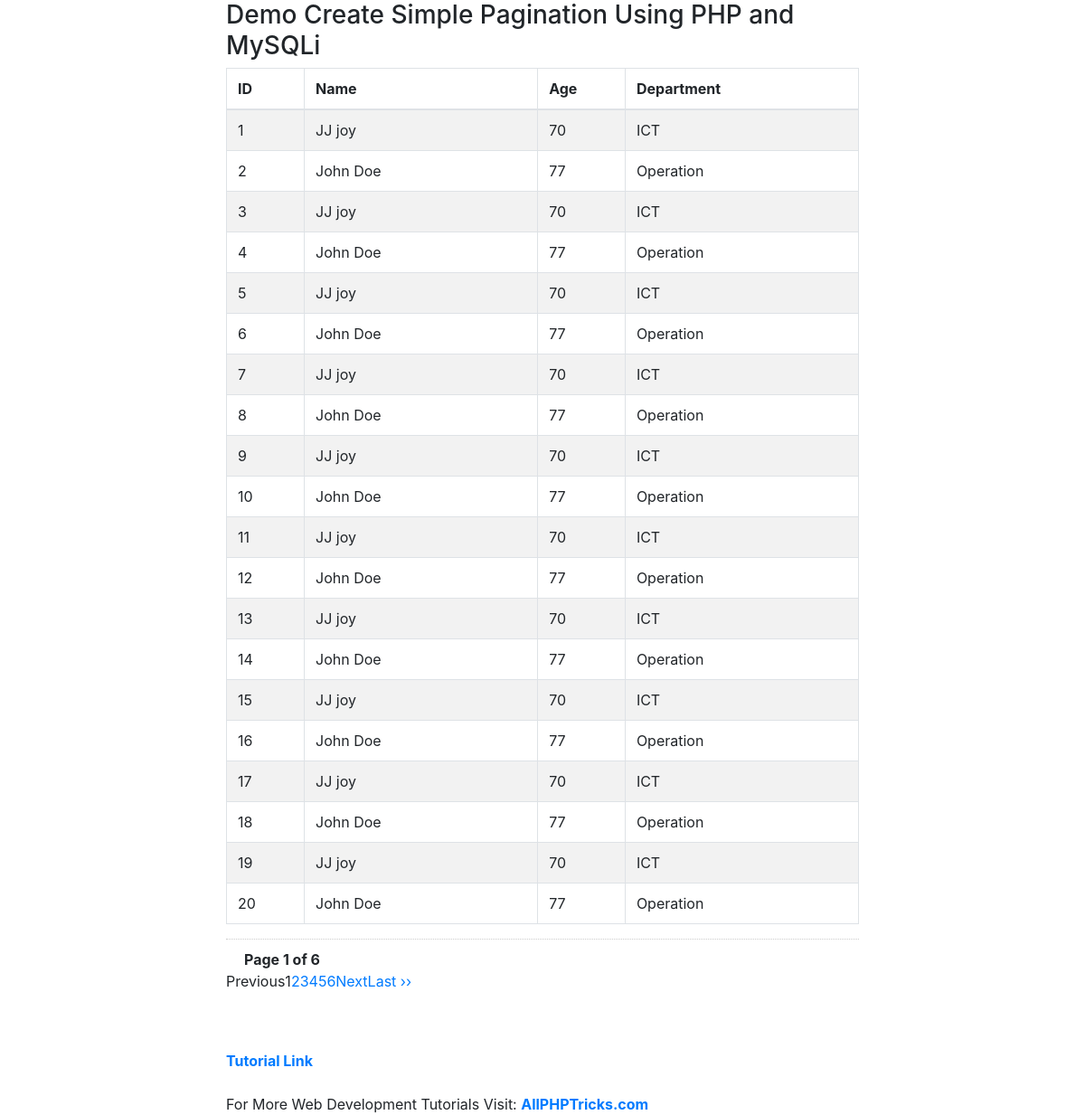
The page / on the database its author committed.
### tables this page shows
CREATE TABLE `pagination_table` (
  `id` int(11) NOT NULL,
  `name` varchar(50) NOT NULL,
  `age` int(11) NOT NULL,
  `dept` varchar(50) NOT NULL,
  `vv` varchar(1) NOT NULL
);

### application/controllers/Welcome.php (called while the page is built, shortened)
<?php
class Welcome extends CI_Controller {
	public function index()
	{
		$this->load->helper('url');
     $this->load->database();
		 $this->load->model('pagination_model');
        $page_no = $this->input->get('page_no');
        if (empty($page_no)) {
            $page_no = 1;
        }
                $conn = new mysqli($this->db->hostname,
            $this->db->username, $this->db->password, $this->db->database);
        $pagination_data = $this->pagination_model->getPaginationData($page_no,$conn);
        $this->load->view('pagination_view', $pagination_data);
	}
}

### index.php (called while the page is built, shortened)
<?php
require_once BASEPATH.'core/CodeIgniter.php';

### application/models/Pagination_model.php (called while the page is built, shortened)
<?php
class Pagination_model extends CI_Model {
    public function getPaginationData($page_no,$conn) {
        $total_records_per_page = 20;
        $where_value = '1';
        $offset = ($page_no - 1) * $total_records_per_page;
        $total_records_query = $this->db->query("SELECT COUNT(*) AS total_records FROM pagination_table WHERE vv='$where_value'");
        $total_records = $total_records_query->row()->total_records;
        $total_no_of_pages = ceil($total_records / $total_records_per_page);
        $result = $this->db->query("SELECT * FROM pagination_table WHERE vv='$where_value' LIMIT $offset, $total_records_per_page");
        $pagination_data = array(
            'result' => $result->result(),
            'page_no' => $page_no,
            'total_no_of_pages' => $total_no_of_pages
        );
        return $pagination_data;
    }
}
?>

### application/views/pagination_view.php (the view, shortened to what this page needs)
<html>
<head>
    <link rel="stylesheet" href="<?php echo base_url('css/bootstrap.min.css'); ?>">
</head>
<body>
    <div style="width:700px; margin:0 auto;">
        <h3>Demo Create Simple Pagination Using PHP and MySQLi</h3>
        <table class="table table-striped table-bordered">
            <thead>
                <tr>
                    <th style='width:50px;'>ID</th>
                    <th style='width:150px;'>Name</th>
                    <th style='width:50px;'>Age</th>
                    <th style='width:150px;'>Department</th>
                </tr>
            </thead>
            <tbody>
                <?php
                 foreach ($result as $row) { ?>
                    <tr>
                        <td><?php echo $row->id; ?></td>
                        <td><?php echo $row->name; ?></td>
                        <td><?php echo $row->age; ?></td>
                        <td><?php echo $row->dept; ?></td>
                    </tr>
                <?php } ?>
            </tbody>
        </table>
        <div style='padding: 10px 20px 0px; border-top: dotted 1px #CCC;'>
            <strong>Page <?php echo $page_no." of ".$total_no_of_pages; ?></strong>
        </div>
        <ul class="pagination">
            <li <?php if($page_no <= 1){ echo "class='disabled'"; } ?>>
                <a <?php if($page_no > 1){ echo "href='".site_url("?page_no=".($page_no-1))."'"; } ?>>Previous</a>
            </li>
            <?php
            if ($total_no_of_pages <= 10) {
                for ($counter = 1; $counter <= $total_no_of_pages; $counter++) {
                    if ($counter == $page_no) {
                        echo "<li class='active'><a>$counter</a></li>";
                    } else {
                        echo "<li><a href='".site_url("?page_no=$counter")."'>$counter</a></li>";
                    }
                }
            }
            ?>
            <li <?php if($page_no >= $total_no_of_pages){ echo "class='disabled'"; } ?>>
                <a <?php if($page_no < $total_no_of_pages) { echo "href='".site_url("?page_no=".($page_no+1))."'"; } ?>>Next</a>
            </li>
            <?php if($page_no < $total_no_of_pages) { ?>
                <li><a href='<?php echo site_url("?page_no=$total_no_of_pages"); ?>'>Last &rsaquo;&rsaquo;</a></li>
            <?php } ?>
        </ul>
        <br /><br />
        <a href="https://www.allphptricks.com/create-simple-pagination-using-php-and-mysqli/"><strong>Tutorial Link</strong></a> <br /><br />
        For More Web Development Tutorials Visit: <a href="https://www.allphptricks.com/"><strong>AllPHPTricks.com</strong></a>
    </div>
</body>
</html>

### rows shown on the page
pagination_table: id "1", name "JJ joy", age "70", dept "ICT"
pagination_table: id "2", name "John Doe", age "77", dept "Operation"
pagination_table: id "3", name "JJ joy", age "70", dept "ICT"
pagination_table: id "4", name "John Doe", age "77", dept "Operation"
pagination_table: id "5", name "JJ joy", age "70", dept "ICT"
pagination_table: id "6", name "John Doe", age "77", dept "Operation"
pagination_table: id "7", name "JJ joy", age "70", dept "ICT"
pagination_table: id "8", name "John Doe", age "77", dept "Operation"
pagination_table: id "9", name "JJ joy", age "70", dept "ICT"
pagination_table: id "10", name "John Doe", age "77", dept "Operation"
pagination_table: id "11", name "JJ joy", age "70", dept "ICT"
pagination_table: id "12", name "John Doe", age "77", dept "Operation"
pagination_table: id "13", name "JJ joy", age "70", dept "ICT"
pagination_table: id "14", name "John Doe", age "77", dept "Operation"
pagination_table: id "15", name "JJ joy", age "70", dept "ICT"
pagination_table: id "16", name "John Doe", age "77", dept "Operation"
pagination_table: id "17", name "JJ joy", age "70", dept "ICT"
pagination_table: id "18", name "John Doe", age "77", dept "Operation"
pagination_table: id "19", name "JJ joy", age "70", dept "ICT"
pagination_table: id "20", name "John Doe", age "77", dept "Operation"

### other values the page prints
$page_no "1"
$total_no_of_pages "6"
